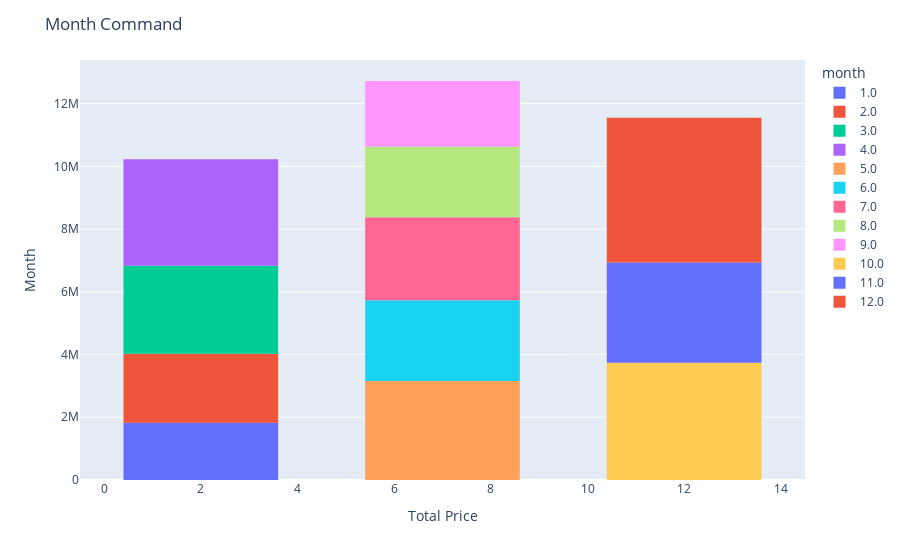

Here is the notebook cell this chart was saved with:
### Code cell
import plotly.express as px

fig = px.histogram(all_data_month, x=all_data_month.index, y='Sales', color=all_data_month.index)
fig.update_layout(
    title_text='Month Command', #title of plot
    xaxis_title_text='Total Price', #xaxis label
    yaxis_title_text='Month', #yaxis label
    bargap=0.2, #longueur
    bargroupgap=0.2 #largeur
)
fig.show()

### Figure 1 — Plotly figure (JSON) as saved in the notebook; plotly's stock layout.template omitted (floating-point values rounded to 4 significant figures)
{"data": [{"alignmentgroup": "True", "bingroup": "x", "histfunc": "sum", "hovertemplate": "month=%{x}<br>sum of Sales=%{y}<extra></extra>", "legendgroup": "1.0", "marker": {"color": "#636efa", "pattern": {"shape": ""}}, "name": "1.0", "offsetgroup": "1.0", "orientation": "v", "showlegend": true, "type": "histogram", "x": [1], "xaxis": "x", "y": [1822000.0], "yaxis": "y"}, {"alignmentgroup": "True", "bingroup": "x", "histfunc": "sum", "hovertemplate": "month=%{x}<br>sum of Sales=%{y}<extra></extra>", "legendgroup": "2.0", "marker": {"color": "#EF553B", "pattern": {"shape": ""}}, "name": "2.0", "offsetgroup": "2.0", "orientation": "v", "showlegend": true, "type": "histogram", "x": [2], "xaxis": "x", "y": [2202000.0], "yaxis": "y"}, {"alignmentgroup": "True", "bingroup": "x", "histfunc": "sum", "hovertemplate": "month=%{x}<br>sum of Sales=%{y}<extra></extra>", "legendgroup": "3.0", "marker": {"color": "#00cc96", "pattern": {"shape": ""}}, "name": "3.0", "offsetgroup": "3.0", "orientation": "v", "showlegend": true, "type": "histogram", "x": [3], "xaxis": "x", "y": [2807000.0], "yaxis": "y"}, {"alignmentgroup": "True", "bingroup": "x", "histfunc": "sum", "hovertemplate": "month=%{x}<br>sum of Sales=%{y}<extra></extra>", "legendgroup": "4.0", "marker": {"color": "#ab63fa", "pattern": {"shape": ""}}, "name": "4.0", "offsetgroup": "4.0", "orientation": "v", "showlegend": true, "type": "histogram", "x": [4], "xaxis": "x", "y": [3391000.0], "yaxis": "y"}, {"alignmentgroup": "True", "bingroup": "x", "histfunc": "sum", "hovertemplate": "month=%{x}<br>sum of Sales=%{y}<extra></extra>", "legendgroup": "5.0", "marker": {"color": "#FFA15A", "pattern": {"shape": ""}}, "name": "5.0", "offsetgroup": "5.0", "orientation": "v", "showlegend": true, "type": "histogram", "x": [5], "xaxis": "x", "y": [3153000.0], "yaxis": "y"}, {"alignmentgroup": "True", "bingroup": "x", "histfunc": "sum", "hovertemplate": "month=%{x}<br>sum of Sales=%{y}<extra></extra>", "legendgroup": "6.0", "marker": {"color": "#19d3f3", "pattern": {"shape": ""}}, "name": "6.0", "offsetgroup": "6.0", "orientation": "v", "showlegend": true, "type": "histogram", "x": [6], "xaxis": "x", "y": [2578000.0], "yaxis": "y"}, {"alignmentgroup": "True", "bingroup": "x", "histfunc": "sum", "hovertemplate": "month=%{x}<br>sum of Sales=%{y}<extra></extra>", "legendgroup": "7.0", "marker": {"color": "#FF6692", "pattern": {"shape": ""}}, "name": "7.0", "offsetgroup": "7.0", "orientation": "v", "showlegend": true, "type": "histogram", "x": [7], "xaxis": "x", "y": [2648000.0], "yaxis": "y"}, {"alignmentgroup": "True", "bingroup": "x", "histfunc": "sum", "hovertemplate": "month=%{x}<br>sum of Sales=%{y}<extra></extra>", "legendgroup": "8.0", "marker": {"color": "#B6E880", "pattern": {"shape": ""}}, "name": "8.0", "offsetgroup": "8.0", "orientation": "v", "showlegend": true, "type": "histogram", "x": [8], "xaxis": "x", "y": [2244000.0], "yaxis": "y"}, {"alignmentgroup": "True", "bingroup": "x", "histfunc": "sum", "hovertemplate": "month=%{x}<br>sum of Sales=%{y}<extra></extra>", "legendgroup": "9.0", "marker": {"color": "#FF97FF", "pattern": {"shape": ""}}, "name": "9.0", "offsetgroup": "9.0", "orientation": "v", "showlegend": true, "type": "histogram", "x": [9], "xaxis": "x", "y": [2098000.0], "yaxis": "y"}, {"alignmentgroup": "True", "bingroup": "x", "histfunc": "sum", "hovertemplate": "month=%{x}<br>sum of Sales=%{y}<extra></extra>", "legendgroup": "10.0", "marker": {"color": "#FECB52", "pattern": {"shape": ""}}, "name": "10.0", "offsetgroup": "10.0", "orientation": "v", "showlegend": true, "type": "histogram", "x": [10], "xaxis": "x", "y": [3737000.0], "yaxis": "y"}, {"alignmentgroup": "True", "bingroup": "x", "histfunc": "sum", "hovertemplate": "month=%{x}<br>sum of Sales=%{y}<extra></extra>", "legendgroup": "11.0", "marker": {"color": "#636efa", "pattern": {"shape": ""}}, "name": "11.0", "offsetgroup": "11.0", "orientation": "v", "showlegend": true, "type": "histogram", "x": [11], "xaxis": "x", "y": [3200000.0], "yaxis": "y"}, {"alignmentgroup": "True", "bingroup": "x", "histfunc": "sum", "hovertemplate": "month=%{x}<br>sum of Sales=%{y}<extra></extra>", "legendgroup": "12.0", "marker": {"color": "#EF553B", "pattern": {"shape": ""}}, "name": "12.0", "offsetgroup": "12.0", "orientation": "v", "showlegend": true, "type": "histogram", "x": [12], "xaxis": "x", "y": [4613000.0], "yaxis": "y"}], "layout": {"bargap": 0.2, "bargroupgap": 0.2, "barmode": "relative", "legend": {"title": {"text": "month"}, "tracegroupgap": 0}, "margin": {"t": 60}, "title": {"text": "Month Command"}, "xaxis": {"anchor": "y", "categoryarray": [1, 2, 3, 4, 5, 6, 7, 8, 9, 10, 11, 12], "categoryorder": "array", "domain": [0, 1], "title": {"text": "Total Price"}}, "yaxis": {"anchor": "x", "domain": [0, 1], "title": {"text": "Month"}}}}
